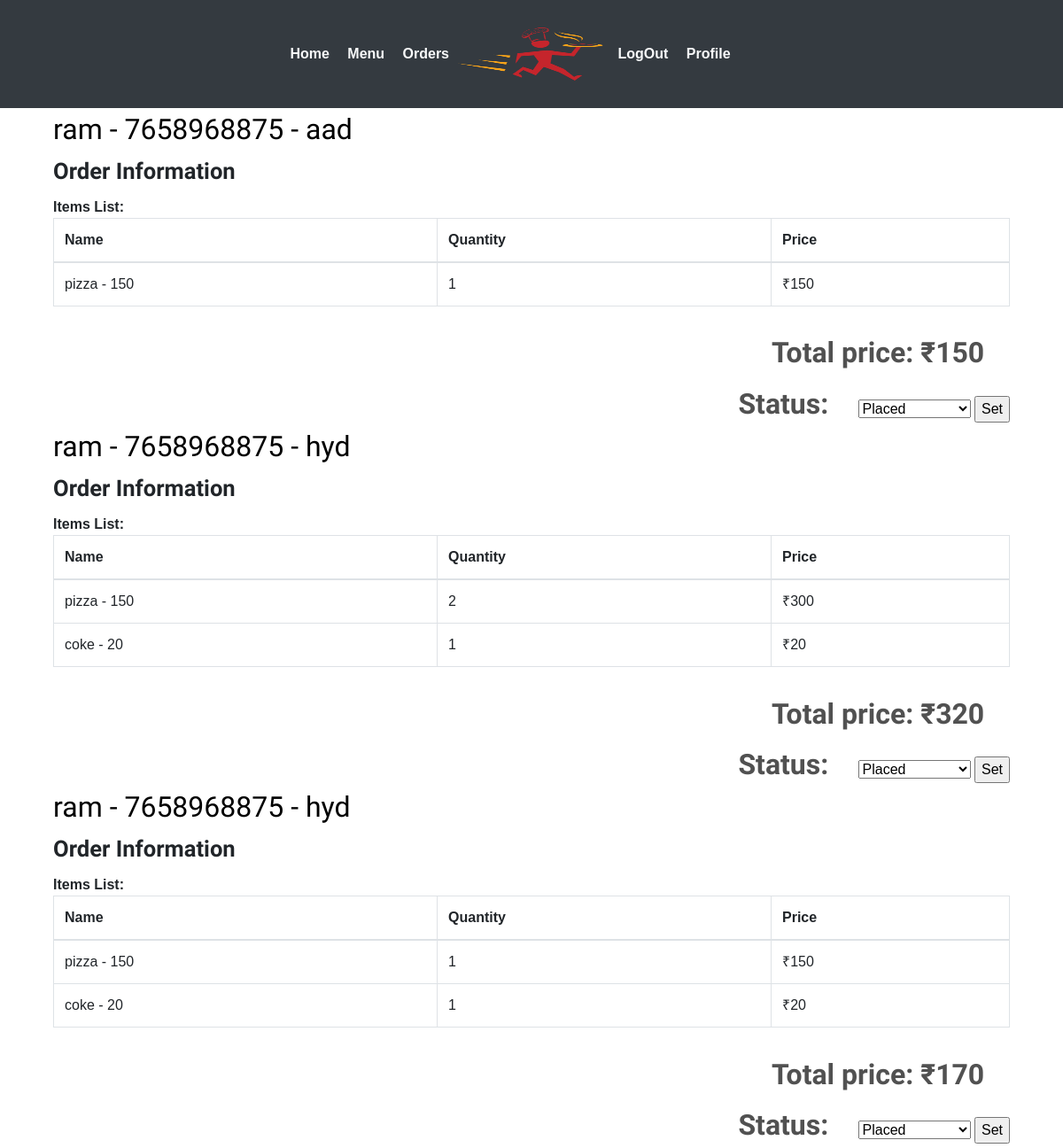
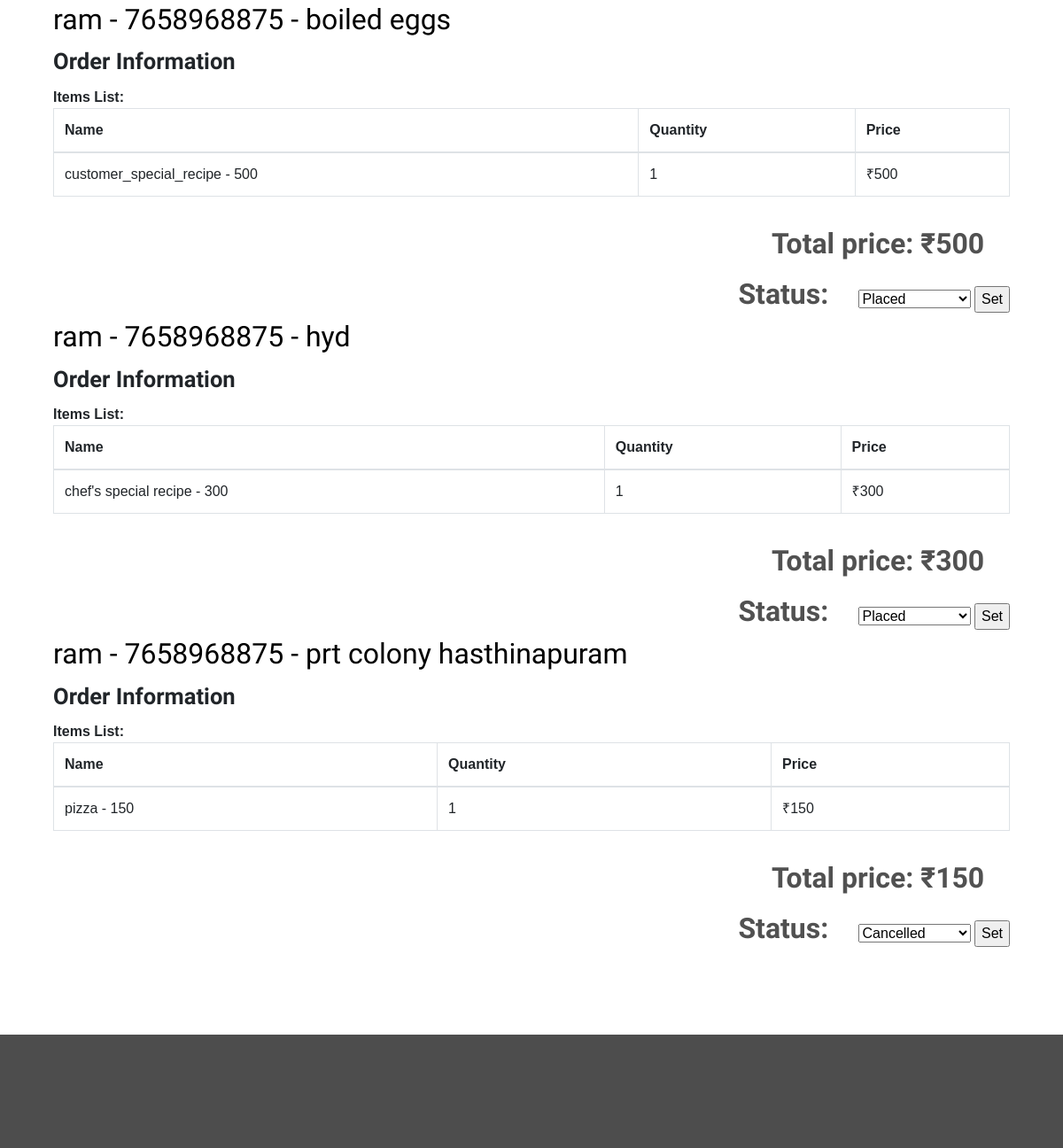
The app's page /restaurant/orderlist/ (signed in) with its own data (2 pictures, top to bottom).
### webapp/models.py (models this page shows, shortened)
class Customer(models.Model):
	user 		= models.OneToOneField(settings.AUTH_USER_MODEL,on_delete=models.CASCADE)
	f_name   	= models.CharField(max_length=20,blank=False)
	l_name		= models.CharField(max_length=20,blank=False)
	city  		= models.CharField(max_length=40,blank=False)
	phone 		= models.CharField(max_length=10,blank=False)
	address		= models.TextField()

class Order(models.Model):
	id 				= models.AutoField(primary_key=True)
	total_amount    = models.IntegerField(default=0)
	timestamp       = models.DateTimeField(auto_now_add=True)
	delivery_addr   = models.CharField(max_length=50,blank=True)
	orderedBy       = models.ForeignKey(User ,on_delete=models.CASCADE)
	r_id			= models.ForeignKey(Restaurant ,on_delete=models.CASCADE)
	ORDER_STATE_WAITING 	 = "Waiting"
	ORDER_STATE_PLACED 		 = "Placed"
	ORDER_STATE_ACKNOWLEDGED = "Acknowledged"
	ORDER_STATE_COMPLETED    = "Completed"
	ORDER_STATE_CANCELLED    = "Cancelled"
	ORDER_STATE_DISPATCHED   = "Dispatched"
	ORDER_STATE_CHOICES = (
		(ORDER_STATE_WAITING,ORDER_STATE_WAITING),
	    (ORDER_STATE_PLACED, ORDER_STATE_PLACED),
	    (ORDER_STATE_ACKNOWLEDGED, ORDER_STATE_ACKNOWLEDGED),
	    (ORDER_STATE_COMPLETED, ORDER_STATE_COMPLETED),
	    (ORDER_STATE_CANCELLED, ORDER_STATE_CANCELLED),
	    (ORDER_STATE_DISPATCHED, ORDER_STATE_DISPATCHED)
	)
	status = models.CharField(max_length=50,choices=ORDER_STATE_CHOICES,default=ORDER_STATE_WAITING)

class Menu(models.Model):
	id 		 = models.AutoField(primary_key=True)
	item_id  = models.ForeignKey(Item,on_delete=models.CASCADE)
	r_id     = models.ForeignKey(Restaurant,on_delete=models.CASCADE)
	price    = models.IntegerField(blank=False)
	quantity = models.IntegerField(blank=False,default=0)
	des = models.CharField(max_length=50,blank=False)
	def __str__(self):
		return self.item_id.fname+' - '+str(self.price)

class Item(models.Model):
	id 			= models.AutoField(primary_key=True)
	fname 		= models.CharField(max_length=30,blank=False)
	category 	= models.CharField(max_length=50,blank=False)

### webapp/views.py (the view, shortened to what this page needs)
# urls.py: path('restaurant/orderlist/',views.orderlist,name='orderlist'),
def orderlist(request):
	orders = Order.objects.filter(r_id=request.user.restaurant.id).order_by('-timestamp')
	corders = []
	for order in orders:
		user = User.objects.filter(id=order.orderedBy.id)
		user = user[0]
		corder = []
		if user.is_restaurant:
			corder.append(user.restaurant.rname)
			corder.append(user.restaurant.info)
		else:
			corder.append(user.customer.f_name)
			corder.append(user.customer.phone)
		items_list = orderItem.objects.filter(ord_id=order)
		items = []
		for item in items_list:
			citem = []
			citem.append(item.item_id)
			citem.append(item.quantity)
			menu = Menu.objects.filter(id=item.item_id.id)
			citem.append(menu[0].price*item.quantity)
			menu = 0
			items.append(citem)
		corder.append(items)
		corder.append(order.total_amount)
		corder.append(order.id)
		x = order.status
		if x == Order.ORDER_STATE_WAITING:
		    continue
		elif x == Order.ORDER_STATE_PLACED:
		    x = 1
		elif x == Order.ORDER_STATE_ACKNOWLEDGED:
			x = 2
		elif x == Order.ORDER_STATE_COMPLETED:
			x = 3
		elif x == Order.ORDER_STATE_DISPATCHED:
			x = 4
		elif x == Order.ORDER_STATE_CANCELLED:
			x = 5
		else:
			continue
		corder.append(x)
		corder.append(order.delivery_addr)
		corders.append(corder)
	context = {
		"orders" : corders,
	}
	return render(request,"webapp/order-list.html",context)

### webapp/templates/webapp/order-list.html (shortened to what this page needs)
{% extends 'webapp/base2.html' %}
{% block body %}
{% for order in orders %}
            <div class="container">
                    <div class="col-md-12 restaurent-title">
                        <div class="logo-title" style="border: 0;">
                            <h4>{{order.0}} - {{order.1}} - {{order.6}}</h4>
                        </div>
                    </div>
                    <div class="col-md-12 order-form-grid  wow fadeInLeft">
                        <h5>Order Information</h5>
                        <span>Items List:</span>
                        <div>
                            <table class="table table-hover table-bordered">
                                <thead>
                                    <th>
                                        Name
                                    </th>
                                    <th>
                                        Quantity
                                    </th>
                                    <th>
                                        Price
                                    </th>
                                </thead>
                                {% for x in order.2 %}
                                    <tr><td>{{x.0}}</td><td>{{x.1}}</td><td>&#x20b9;{{x.2}}</td></tr>
                                {% endfor %}
                            </table>
                        </div>
                    </div>
                    <div class="col-md-12 buy"  style="display: inline-block;">
                        <form action="" method="POST">{% csrf_token %}
                        <span>Total price: &#x20b9;{{order.3}}</span>
                        <span  style="display: inline;">Status:</span>
                        <select name="orderstatus">
                            {% if order.5 == 1 %}
                            <option value="1" selected>Placed</option>
                            {% endif %}
                            {% if order.5 == 5 %}
                            <option value="5" selected>Cancelled</option>
                            {% endif %}
                        </select>
                        <input type="submit" value="Set" name="submit"/>
                        </form>
                    </div>
        </div>
{% endfor %}
{% endblock %}

### webapp/static/webapp/css/style.css (style rules this page uses)
body { padding:0; margin:0; font-family: 'Source Sans Pro', sans-serif; }
input[type="button"],input[type="submit"] { transition:0.5s all; -webkit-transition:0.5s all; -moz-transition:0.5s all; -o-transition:0.5s all; -ms-transition:0.5s all; }
h1,h2,h3,h4,h5,h6 { margin:0; }
.order-form-grid h5 { font-size:1.6em; font-weight:700; margin-bottom:0.5em; font-family: 'Lobster Two', cursive; }
.order-form-grid span { font-size:16px; font-weight:600; }
.restaurent-title h4 { color:#000000; font-size:2em; font-weight:500; font-family: 'Lobster Two', cursive; margin:5px 0 12px 0; }
.logo-title { border-bottom:1px dotted #000000; width: 63%; margin-bottom: 0.8em; }
.buy { text-align:right; margin-top: 0.8em; }
.buy span { color:#515151; font-size:2em; font-weight:600; display: block; margin: 0 0.9em 0.3em 0; font-family: 'Lobster Two', cursive; }

### records on screen
Customer: f_name "ram" "ram" "ram" "ram" "ram" "ram", phone "7658968875" "7658968875" "7658968875" "7658968875" "7658968875" "7658968875"
Order: delivery_addr "aad"
Menu: item_id+price "pizza - 150", x "1", price "150", r_id "2", x "300"
Order: delivery_addr "hyd"
Menu: item_id+price "coke - 20", x "1", price "20"
Order: delivery_addr "hyd"
Order: delivery_addr "boiled eggs"
Menu: item_id+price "customer_special_recipe - 500", x "1", price "500"
Order: delivery_addr "hyd"
Menu: item_id+price "chef's special recipe - 300", x "1", price "300"
Order: delivery_addr "prt colony hasthinapuram"

### other values on screen
{{ order.3 }} "150" "320" "170" "500" "300" "150"
